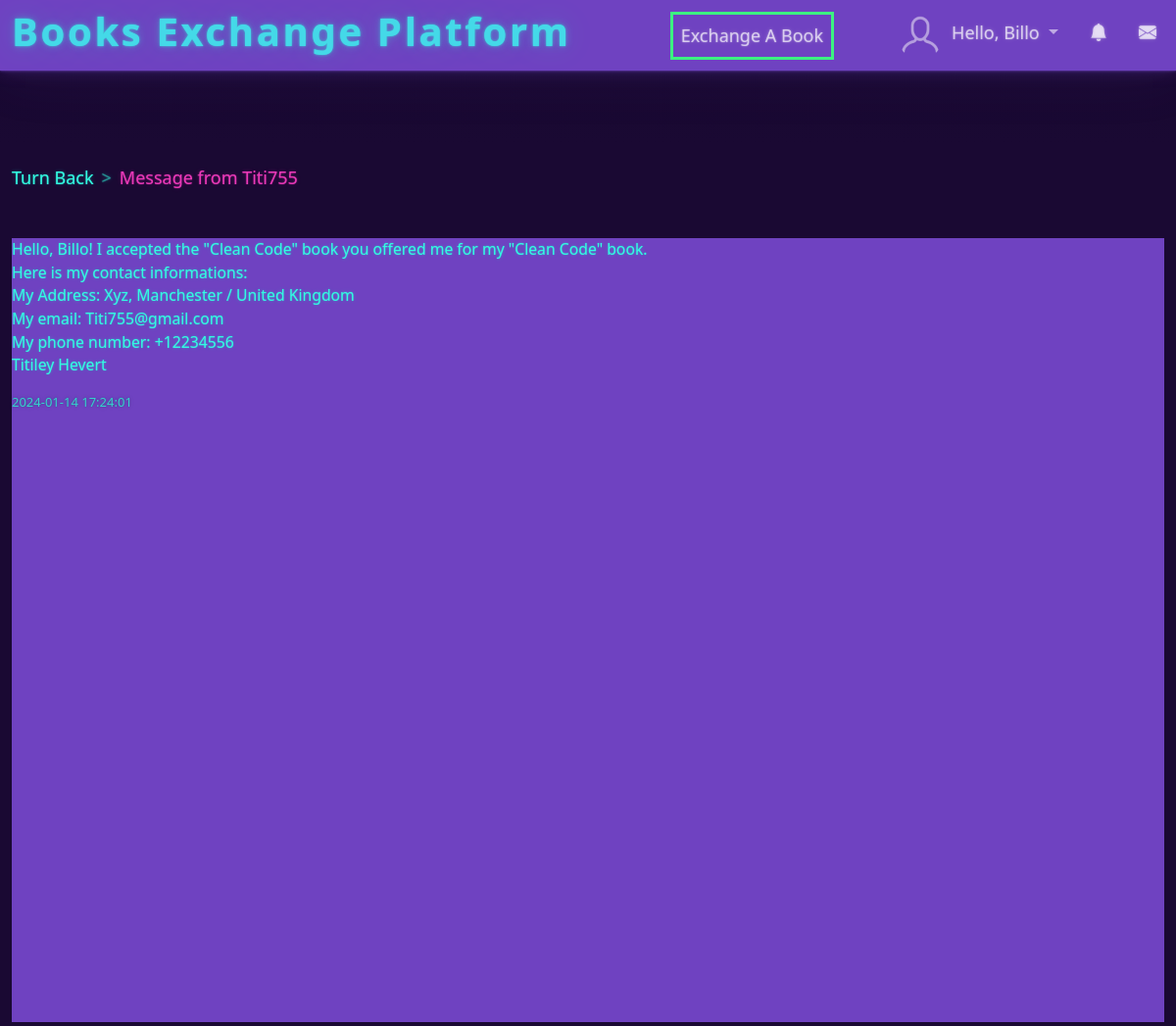
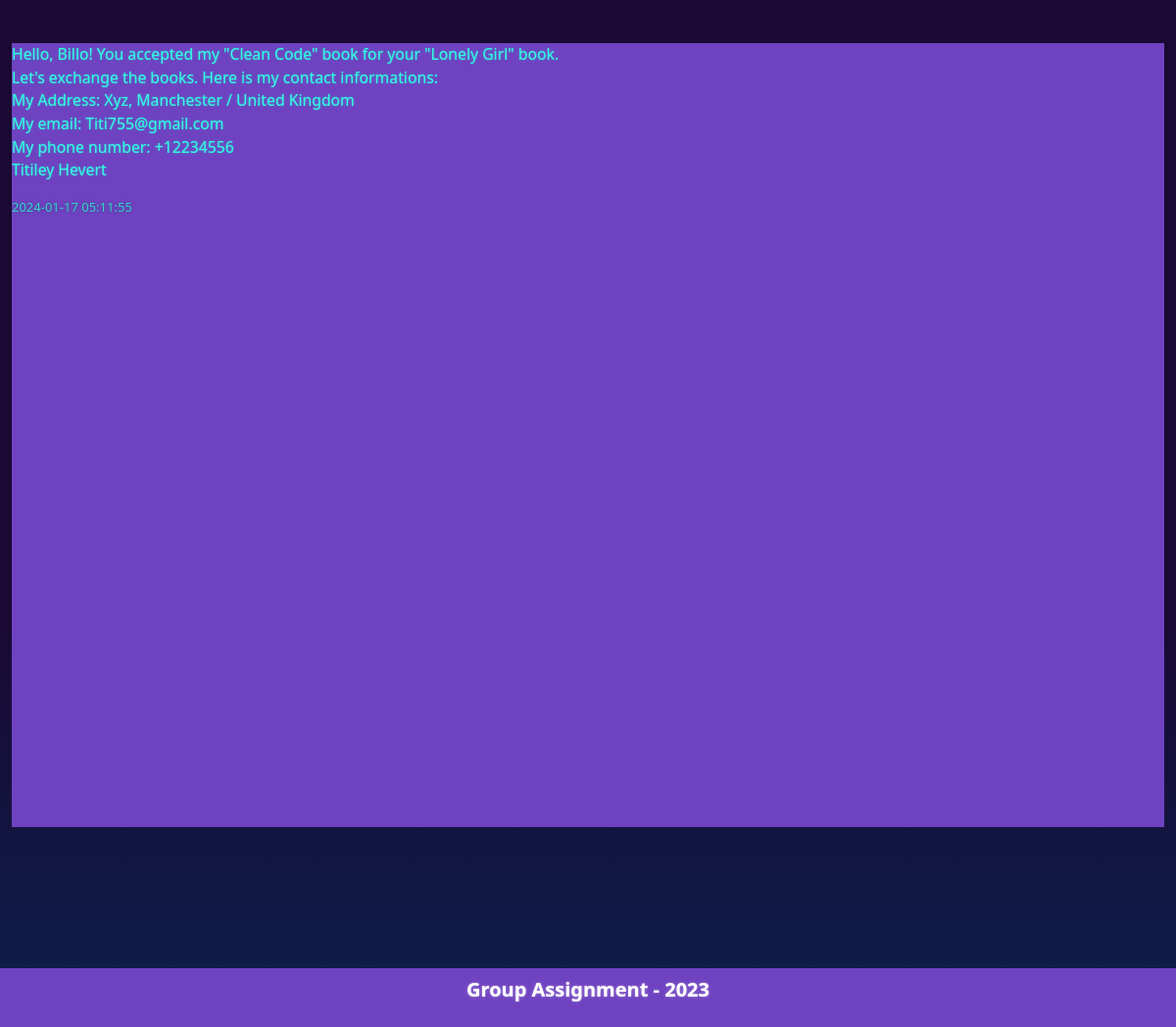
Screenshot of /message/Titi755 (signed in) with the database file from the repository (2 pictures, top to bottom).
### tables this page shows
CREATE TABLE users (
	id INTEGER PRIMARY KEY AUTOINCREMENT NOT NULL,
	username TEXT NOT NULL,
	email TEXT NOT NULL,
	hash TEXT NOT NULL,
	country TEXT NOT NULL,
	city TEXT NOT NULL,
	fname TEXT,
	lname TEXT,
	address TEXT,
	phone TEXT,
	picture TEXT,
	date TIMESTAMP DEFAULT CURRENT_TIMESTAMP NOT NULL
);

CREATE TABLE messages (
	id INTEGER PRIMARY KEY AUTOINCREMENT NOT NULL,
	sender INTEGER NOT NULL,
	receiver INTEGER NOT NULL,
	message TEXT NOT NULL,
	is_readed INTEGER NOT NULL DEFAULT 0,
	date TIMESTAMP DEFAULT CURRENT_TIMESTAMP NOT NULL,
	FOREIGN KEY(sender) REFERENCES users(id),
	FOREIGN KEY(receiver) REFERENCES users(id)
);

### app.py (the view)
@app.route("/message/<username>")
@login_required
def message(username):
    messages = db.execute("SELECT * FROM messages WHERE sender IN (SELECT id FROM users WHERE username = ?) AND receiver = ?;", username, session["user_id"])
    return render_template("message.html", greet=greet_user(), picture=profile_picture(), message_notification=message_notification(), offer_notification=offer_notification(), username=username, messages=messages)

### helpers.py (called while the page is built)
def login_required(f):
    @wraps(f)
    def decorated_function(*args, **kwargs):
        if session.get("user_id") is None:
            flash("Login required first.")
            return redirect("/login")
        return f(*args, **kwargs)
    return decorated_function

def greet_user():
    if session.get("user_id"):
        if db.execute("SELECT fname FROM users WHERE id = ?", session["user_id"])[0]["fname"] is None:
            return db.execute("SELECT username FROM users WHERE id = ?", session["user_id"])[0]["username"]
        else:
            return db.execute("SELECT fname FROM users WHERE id = ?", session["user_id"])[0]["fname"].title()

def message_notification():
    if session.get("user_id"):
        return db.execute("SELECT COUNT(*) AS count FROM messages WHERE receiver = ? AND is_readed = 0;", session["user_id"])[0]["count"]

def offer_notification():
    if session.get("user_id"):
        return db.execute("SELECT COUNT(CASE WHEN is_readed = 0 THEN 1 END) AS count FROM offers JOIN books ON offers.offerer_book = books.id WHERE receiver = ? AND is_available = 1 AND is_readed = 0 AND is_offered = 1;", session["user_id"])[0]["count"]

def profile_picture():
    if session.get("user_id"):
        if db.execute("SELECT picture FROM users WHERE id = ?", session["user_id"])[0]["picture"] != None:
            return db.execute("SELECT * FROM users WHERE id = ?;", session["user_id"])[0]["picture"]

### sql.py (called while the page is built, shortened)
def _enable_logging(f):
    import logging
    import functools
    import os
    @functools.wraps(f)
    def decorator(*args, **kwargs):
        try:
            import flask
        except ModuleNotFoundError:
            return f(*args, **kwargs)
        disabled = logging.getLogger("cs50").disabled
        if flask.current_app and os.getenv("FLASK_ENV") == "development":
            logging.getLogger("cs50").disabled = False
        try:
            return f(*args, **kwargs)
        finally:
            logging.getLogger("cs50").disabled = disabled
    return decorator

def _parse_placeholder(token):
    import re
    import sqlparse
    if (
        not isinstance(token, sqlparse.sql.Token)
        or token.ttype != sqlparse.tokens.Name.Placeholder
    ):
        raise TypeError()
    if token.value == "?":
        return "qmark", None

    def _disconnect(self):
        if hasattr(_data, self._name()):
            getattr(_data, self._name()).close()
            delattr(_data, self._name())

    def _name(self):
        return str(hash(self))

### templates/message.html (shortened to what this page needs)
{% extends "layout.html" %}
{% block main %}
    <nav style="--bs-breadcrumb-divider: '>';" aria-label="breadcrumb">
        <ol class="breadcrumb">
            <li class="breadcrumb-item"><a href="#" onclick="history.go(-1)">Turn Back</a></li>
            <li class="breadcrumb-item active" aria-current="page">Message from {{ username }}</li>
        </ol>
    </nav>
    {% for message in messages %}
        <div class="mb-5 mt-5 bg-primary" style="height: 100vh;">
            <pre style="text-align: left;">{{ message.message }}</pre>
            <p class="text-muted" style="text-align: left; font-size: small;">{{ message.date }}</p>
        </div>
    {% endfor %}
{% endblock %}

### templates/layout.html (shortened to what this page needs)
<!DOCTYPE html>
<html lang="en">
<head>
    <link rel="stylesheet" href="../static/bootstrap.min.css"  />
    <link rel="stylesheet" href="https://cdnjs.cloudflare.com/ajax/libs/bootstrap-icons/1.11.1/font/bootstrap-icons.min.css"/>
    <link rel="stylesheet" href="../static/style.css">
</head>
<body>
    <nav class="navbar navbar-expand-md bg-primary" data-bs-theme="dark">
        <div class="container-fluid">
            <a class="text-light" href="/"><h1>Books Exchange Platform</h1></a>
            <div class="collapse navbar-collapse justify-content-end" id="navbarNav">
                <ul class="navbar-nav">
                    <li class="nav-item">
                        <a class="nav-link border border-3 border-success" href="/exchange">Exchange A Book</a>
                    </li>
                    {% if session["user_id"] %}
                        <li class="nav-item dropdown d-flex no-wrap">
                            {% if picture %}
                                <img src="../static/pictures/{{ session['user_id'] }}/pp/{{ picture }}" class="preview-picture mini-profile-picture rounded-circle">
                            {% else %}
                                <img src="../static/profile.png" class="preview-picture mini-profile-picture rounded-circle preview-opacity">
                            {% endif %}
                            <a class="nav-link dropdown-toggle" href="#" id="navbarDropdown" role="button" data-bs-toggle="dropdown" aria-expanded="false">
                                Hello, {{ greet }}
                            </a>
                        </li>
                        <li class="nav-item" style="margin-left: 1rem;">
                            <a class="nav-link" href="/notifications">
                                <i class="bi bi-bell-fill"></i>
                            </a>
                        </li>
                        <li class="nav-item" style="margin-left: 1rem;">
                            <a class="nav-link" href="/messages">
                                <i class="bi bi-envelope-fill"></i>
                            </a>
                        </li>
                    {% endif %}
                </ul>
            </div>
        </div>
    </nav>
    <main class="container-fluid text-center py-5 mt-5 mb-5">
        {% block main %}{% endblock %}
    </main>
    <footer class="footer bg-primary text-center mt-5 d-flex justify-content-center align-items-center">
        <p class="text-center text-white">Group Assignment - 2023</p>
    </footer>
</body>
</html>

### static/style.css (style rules this page uses)
:root { --headings: 'EB Garamond', serif; --texts: 'Urbanist', sans-serif; }
* { margin: 0; padding: 0; box-sizing: border-box; font-family: 'Segoe UI', Tahoma, Geneva, Verdana, sans-serif !important; }
html { scroll-behavior: smooth; overflow-x: hidden; }
a { text-decoration: none; }
ul, li { list-style: none; }
body { background-color: var(--background); font-family: var(--texts); font-size: large; }
h1, h2, h3, h4, h5, h6 { font-family: var(--headings); font-weight: 800; letter-spacing: 2pt; }
.mini-profile-picture { width: 3rem; height: 3rem; object-fit: cover; }
.navbar-expand-md { font-size: large; }
.border-success { margin-right: 4rem; }
.preview-opacity { opacity: .5; }
p { font-family: Arial, Helvetica, sans-serif; font-size: 20px; }
.footer { height: 60px; padding: 10px 10px; font-weight: bold; }

### rows the page displays
users: fname "Billo"
messages: message "Hello, Billo! I accepted the \"Clean Code\" book you offered me for my \"Clean Code\" book. Here is my contact informations: My Address: Xyz, Manchester / United Kingdom My email: Titi755@gmail.com My phone number: +12234556 Titiley Hevert", date "2024-01-14 17:24:01"
messages: message "Hello, Billo! You accepted my \"Clean Code\" book for your \"Lonely Girl\" book. Let's exchange the books. Here is my contact informations: My Address: Xyz, Manchester / United Kingdom My email: Titi755@gmail.com My phone number: +12234556 Titiley Hevert", date "2024-01-17 05:11:55"

### other values shown
{{ username }} "Titi755"
